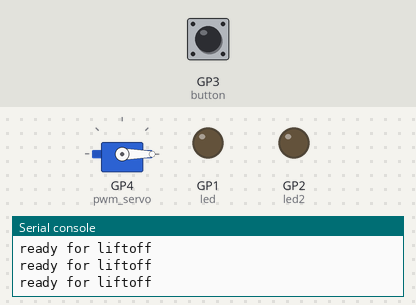
Bench run of a program on a simulated Raspberry Pi Pico running CircuitPython. Parts: servo, output pins drawn as LEDs (lit = HIGH), the last lines printed to the serial console. Dashed ring = blinking. The test bench sets the inputs (shaded band); at power-on: GP3 (button) LOW.

Above: at 5.0 s.
5.1 s: GP3 (button) pulled HIGH for 0.15 s
At 5.5 s:
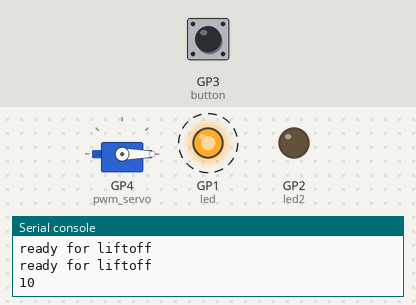
At 16.1 s:
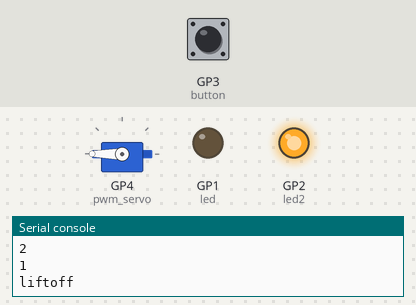
Timing chart, 0 to 16.6 s (numbered marks = the images above; inputs shaded):
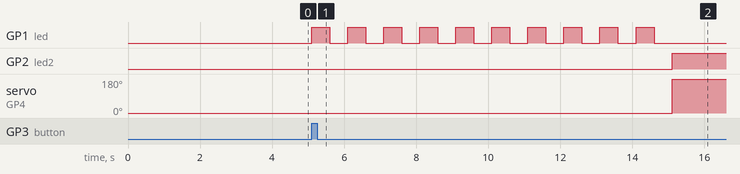

The program:

Pico_Liftoff.py
```python
import board
import digitalio
import time
import pwmio
from adafruit_motor import servo

led = digitalio.DigitalInOut(board.GP1)         #Initializing led pins and outputs
led.direction = digitalio.Direction.OUTPUT
led2= digitalio.DigitalInOut(board.GP2)
led2.direction = digitalio.Direction.OUTPUT

button= digitalio.DigitalInOut(board.GP3)       #Initializing button pins and input
button.direction = digitalio.Direction.INPUT
button.pull = digitalio.Pull.DOWN

pwm_servo = pwmio.PWMOut(board.GP4, duty_cycle=2 ** 15, frequency=50)   #Initializing
servo1 = servo.Servo(pwm_servo, min_pulse=500, max_pulse=2500)
servo1.angle = 0

while button.value == False:
    print("ready for liftoff")


for x in range (10):                            #prints numbers 1-10 in ascending order
    print(10-x)                                 #changes to print numbers 1-10 in descending order
    led.value = True                            #blinks on and off every second
    time.sleep(.5)
    led.value = False
    time.sleep(.5)

print ("liftoff")
while True:                                     #Need a loop to continue running code after for loop
    led2.value = True                           #Turns on green led after countdown
    servo1.angle = 180
    time.sleep(5)
    led2.value = True
    
```

Measured:
- after the input at 5.1 s, GP1 (led): alternates HIGH for 0.50 s and LOW for 0.50 s, 20 changes in all, then stays LOW, starting at once; GP2 (led2): LOW → HIGH after 10.0 s; servo on GP4 (pwm_servo): 0° → 180° after 10.0 s
